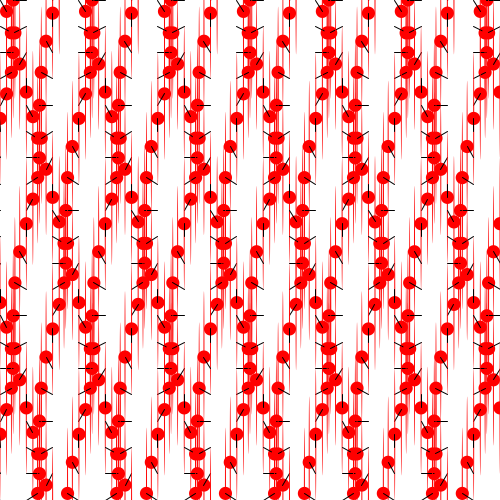
Frame 1 (no input)
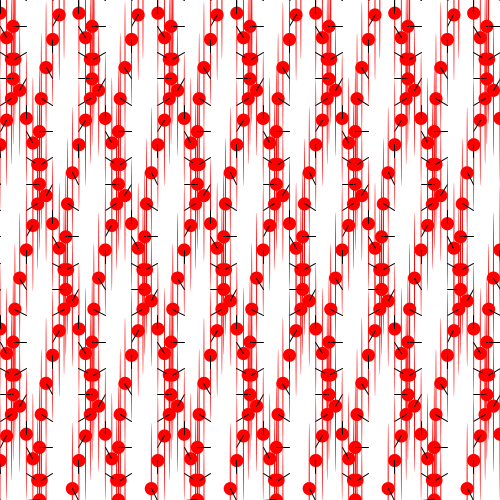
Frame 60 (the mouse pressed at the canvas centre just before this capture)
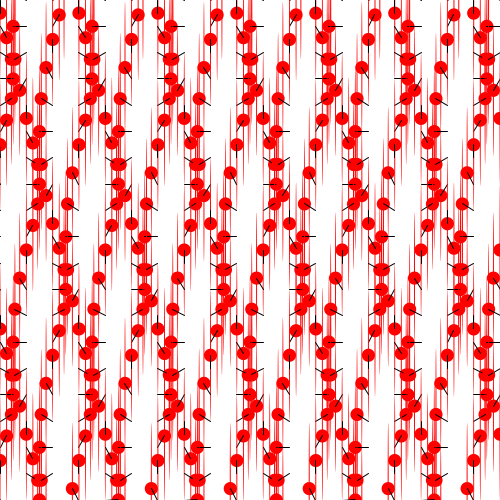
Frame 120 (the mouse held since frame 60 and released just before this capture)

The Processing sketch that drew these frames (run headless with seeded random() and noise(); from frame 60 on, the mouse is pressed at the canvas centre):

// Processing sketch: processing_153564
// ── processing_153564.pde

/*
 * Creative Coding
 * Week 2, 05 - Moving Patterns 1
 * by Indae Hwang and Jon McCormack
 * Copyright (c) 2014 Monash University
 *
 * This sketch builds on the previous sketches, drawing shapes based on the
 * current framerate. The movement of individual shapes combine to create a
 * gestalt field of motion. Use the arrow keys on your keyboard to change the
 * frame rate. 
 * 
 */

// variable used to store the current frame rate value
int frame_rate_value;

void setup() {
  size(500, 500);

  frame_rate_value = 6;
  frameRate(frame_rate_value);
  rectMode(CENTER);
  background(255);
}


void draw() {

  background(255);

  int num = 20;
  int margin = 0;
  float gutter = 0; //distance between each cell
  float cellsize = ( width - (2 * margin) - gutter * (num - 1) ) / (num - 1);

  int circleNumber = 0; // counter
  for (int i=0; i<num; i++) {
    for (int j=0; j<num; j++) {
      circleNumber = (i * num) + j; // different way to calculate the circle number from w2_04

      float tx = margin + cellsize * i + gutter * i;
      float ty = margin + cellsize * j + gutter * j;

      movingCircle(tx, ty, cellsize, circleNumber);
    }
  }
} //end of draw 


void movingCircle(float x, float y, float size, int circleNum) {

  float finalAngle;
  finalAngle = frameCount + circleNum;

  //the rotating angle for each tempX and tempY postion is affected by frameRate and angle;  
  float tempX = x + (size / 2) * sin(PI / frame_rate_value * finalAngle);
  float tempY = y + (size / 2) * cos(PI / frame_rate_value * finalAngle);

  noStroke();
  fill(255, 0, 0);
  ellipse(tempX, tempY, size/2, size/2);
  ellipse(tempX, tempY, 1, size*5);
  stroke(0);
  fill(255, 0, 0);
  stroke(0);
  line(x, y, tempX, tempY);
}


/*
 * keyReleased function
 *
 * called automatically by Processing when a keyboard key is released
 */
void keyReleased() {

  // right arrow -- increase frame_rate_value
  if (keyCode == RIGHT && frame_rate_value < 60) {
    frame_rate_value++;
  }

  // left arrow -- decrease frame_rate_value
  if ( keyCode == LEFT && frame_rate_value > 1) {
    frame_rate_value--;
  }

  // set the frameRate and print current value on the screen
  frameRate(frame_rate_value);
  println("Current frame Rate is: " + frame_rate_value);
}
